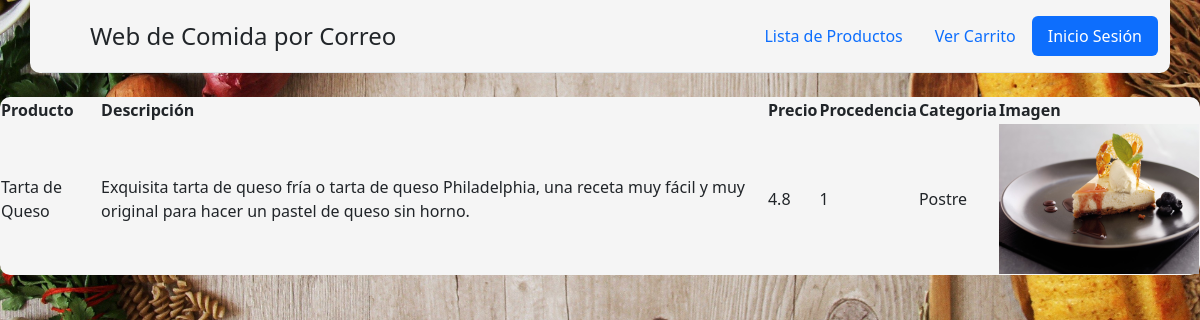
The app's page /index.php?controller=ProductController&action=getProductById&id_producto=4 with its own data.
### tables this page shows
CREATE TABLE IF NOT EXISTS `Productos` (
  `id_producto` int(11) NOT NULL AUTO_INCREMENT,
  `Nombre` varchar(50) DEFAULT NULL,
  `Precio` float DEFAULT NULL,
  `Descripcion` varchar(250) DEFAULT NULL,
  `Procedencia` int(11) NOT NULL,
  `Categoria` varchar(50) DEFAULT NULL,
  `Imagen` varchar(50) DEFAULT NULL,
  PRIMARY KEY (`id_producto`)
);

### public/views/View.php (called while the page is built)
<?php
class View {
    public static function show ($viewName, $data=null){
        include_once ("header.php");
        include ("$viewName.php");
        include_once ("footer.php");
    }
}
?>

### public/Controllers/ProductsController.php (called while the page is built, shortened)
<?php
include ("views/View.php");
require_once ("models/productos.php");
class ProductController {
public function getProductById (){
    require_once ("models/productos.php");
    $pDAO=new ProductoDAO();
    $products=$pDAO->getProductById($_GET['id_producto']);
    View::show("showProductsById", $products);
}
}
?>

### public/models/productos.php (called while the page is built, shortened)
<?php
include_once ('db/db.php');
class ProductoDAO {
    public $db_con;
    public function __construct (){
        $this->db_con=Database::connect();
    }
    public function getProductById($Id) {
        $stmt = $this->db_con->prepare("SELECT * FROM Productos WHERE id_producto=$Id");
        $stmt->setFetchMode(PDO::FETCH_ASSOC);
        $stmt->execute();
        return $stmt->fetch();
    }
}
?>

### public/db/db.php (called while the page is built)
<?php
    class Database{
        public static function connect()
        {
            $host='mariadb';
            $dbname=getenv('MARIADB_DATABASE');
            try {
                $dsn = 'mysql:host='.$host.";dbname=".$dbname.";charset=UTF8";
                $dbh = new PDO($dsn, getenv('MARIADB_USER'),getenv('MARIADB_PASSWORD'));
                return $dbh;
            }
            catch (PDOException $e){
                echo $e->getMessage();
        }
    }
    }
?>

### public/views/showProductsById.php (the view)
<table style=" margin: 0 auto;background-color: whitesmoke;border-radius: 10px;"">
	<thead>
		<tr>
               <th>Producto</th>
			<th>Descripción</th>
			<th>Precio</th>
               <th>Procedencia</th>
			<th>Categoria</th>
			<th>Imagen</th>
		</tr>
	</thead>
	<tbody>
		<tr>
               <td><?php echo $data['Nombre']; ?></td>
			<td><?php echo $data['Descripcion']; ?></td>
			<td><?php echo $data['Precio']; ?></td>
               <td><?php echo $data['Procedencia']; ?></td>
			<td><?php echo $data['Categoria']; ?></td>
               <td><img src="<?php echo $data['Imagen']; ?>"width="200" height="150"></td>
		</tr>
	</tbody>
</table>

### records on screen
productos: Nombre "Tarta de Queso", Descripcion "Exquisita tarta de queso fría o tarta de queso Philadelphia, una receta muy fácil y muy original para hacer un pastel de queso sin horno.", Precio "4.8", Procedencia "1", Categoria "Postre"
